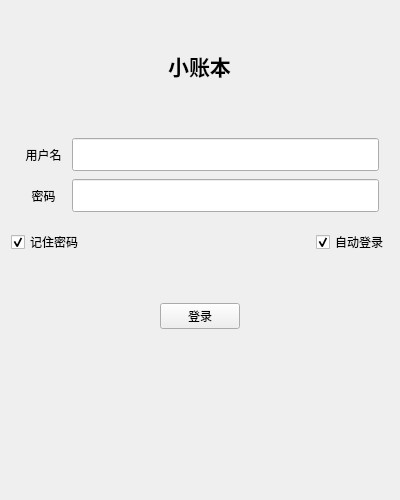
<?xml version="1.0" encoding="UTF-8"?>
<ui version="4.0">
 <class>LoginMain</class>
 <widget class="QWidget" name="LoginMain">
  <property name="geometry">
   <rect>
    <x>0</x>
    <y>0</y>
    <width>400</width>
    <height>500</height>
   </rect>
  </property>
  <property name="minimumSize">
   <size>
    <width>400</width>
    <height>500</height>
   </size>
  </property>
  <property name="maximumSize">
   <size>
    <width>400</width>
    <height>800</height>
   </size>
  </property>
  <property name="windowTitle">
   <string>小账本登录</string>
  </property>
  <property name="windowIcon">
   <iconset resource="../resource/resource.qrc">
    <normaloff>:/icon/main.ico</normaloff>:/icon/main.ico</iconset>
  </property>
  <layout class="QGridLayout" name="gridLayout">
   <item row="0" column="0">
    <layout class="QVBoxLayout" name="verticalLayout">
     <item alignment="Qt::AlignHCenter|Qt::AlignVCenter">
      <widget class="QLabel" name="title">
       <property name="font">
        <font>
         <pointsize>16</pointsize>
         <weight>75</weight>
         <bold>true</bold>
        </font>
       </property>
       <property name="text">
        <string>小账本</string>
       </property>
       <property name="alignment">
        <set>Qt::AlignCenter</set>
       </property>
       <property name="margin">
        <number>0</number>
       </property>
      </widget>
     </item>
     <item>
      <layout class="QGridLayout" name="gridLayout_2">
       <property name="leftMargin">
        <number>10</number>
       </property>
       <property name="topMargin">
        <number>10</number>
       </property>
       <property name="rightMargin">
        <number>10</number>
       </property>
       <property name="bottomMargin">
        <number>10</number>
       </property>
       <item row="0" column="0">
        <widget class="QLabel" name="username_lab">
         <property name="text">
          <string>用户名</string>
         </property>
         <property name="alignment">
          <set>Qt::AlignCenter</set>
         </property>
        </widget>
       </item>
       <item row="1" column="0">
        <widget class="QLabel" name="password_lab">
         <property name="minimumSize">
          <size>
           <width>45</width>
           <height>37</height>
          </size>
         </property>
         <property name="text">
          <string>密码</string>
         </property>
         <property name="alignment">
          <set>Qt::AlignCenter</set>
         </property>
        </widget>
       </item>
       <item row="0" column="1">
        <widget class="QLineEdit" name="username_input">
         <property name="font">
          <font>
           <pointsize>16</pointsize>
          </font>
         </property>
        </widget>
       </item>
       <item row="1" column="1">
        <widget class="QLineEdit" name="password_input">
         <property name="font">
          <font>
           <pointsize>16</pointsize>
          </font>
         </property>
        </widget>
       </item>
      </layout>
     </item>
     <item>
      <layout class="QHBoxLayout" name="horizontalLayout">
       <item>
        <widget class="QCheckBox" name="remeberMe">
         <property name="text">
          <string>记住密码</string>
         </property>
         <property name="checked">
          <bool>true</bool>
         </property>
        </widget>
       </item>
       <item alignment="Qt::AlignRight">
        <widget class="QCheckBox" name="autoLogin">
         <property name="layoutDirection">
          <enum>Qt::LeftToRight</enum>
         </property>
         <property name="text">
          <string>自动登录</string>
         </property>
         <property name="checked">
          <bool>true</bool>
         </property>
        </widget>
       </item>
      </layout>
     </item>
     <item alignment="Qt::AlignHCenter|Qt::AlignVCenter">
      <widget class="QPushButton" name="commitButton">
       <property name="text">
        <string>登录</string>
       </property>
       <property name="iconSize">
        <size>
         <width>20</width>
         <height>25</height>
        </size>
       </property>
      </widget>
     </item>
     <item alignment="Qt::AlignTop">
      <widget class="QLabel" name="warning_lab">
       <property name="text">
        <string/>
       </property>
       <property name="alignment">
        <set>Qt::AlignCenter</set>
       </property>
      </widget>
     </item>
    </layout>
   </item>
  </layout>
 </widget>
 <resources>
  <include location="../resource/resource.qrc"/>
 </resources>
 <connections/>
</ui>
